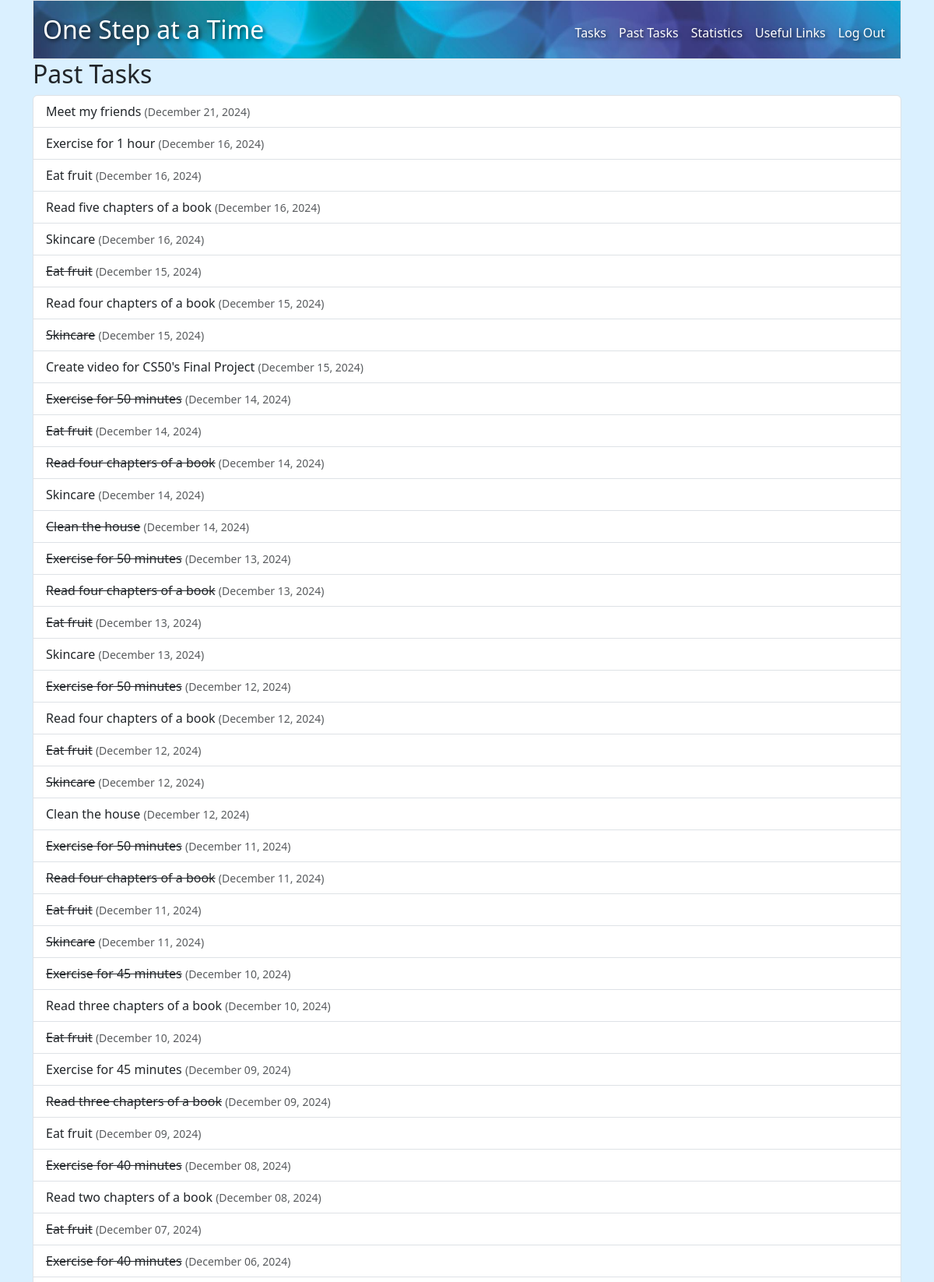
/past_tasks (signed in, upper part), run on the app's committed database.
### tables this page shows
CREATE TABLE tasks (
    id INTEGER PRIMARY KEY AUTOINCREMENT,
    user_id INTEGER NOT NULL,
    description TEXT NOT NULL,
    due_date DATE NOT NULL,
    completed BOOLEAN DEFAULT 0,
    FOREIGN KEY (user_id) REFERENCES users (id)
);

### app.py (the view)
@app.route("/past_tasks", methods=["GET"])
@login_required
def past_tasks():
    tasks = db.execute("SELECT * FROM tasks WHERE user_id = ? ORDER BY due_date DESC",
                       session["user_id"])
    today = date.today()
    past_tasks = []
    for task in tasks:
        due_date = date.fromisoformat(task["due_date"])
        if due_date < today:
            formatted_due_date = due_date.strftime("%B %d, %Y")
            task["formatted_due_date"] = formatted_due_date
            past_tasks.append(task)
    return render_template("past_tasks.html", past_tasks=past_tasks)

### app.py (called while the page is built)
def login_required(f):
    @wraps(f)
    def decorated_function(*args, **kwargs):
        if session.get("user_id") is None:
            return redirect("/login")
        return f(*args, **kwargs)
    return decorated_function

### templates/past_tasks.html (shortened to what this page needs)
{% extends "layout.html" %}
{% block content %}
    <h2>Past Tasks</h2>
    {% if past_tasks %}
        <ul class="list-group mb-4">
            {% for task in past_tasks %}
                <li class="list-group-item d-flex justify-content-between align-items-center">
                    <div>
                        {% if task.completed %}
                            <del>{{ task.description }}</del>
                            <small class="date text-muted">({{ task.formatted_due_date }})</small>
                        {% else %}
                            {{ task.description }}
                            <small class="date text-muted">({{ task.formatted_due_date }})</small>
                        {% endif %}
                    </div>
                </li>
            {% endfor %}
        </ul>
    {% else %}
        <p class="text-muted">No past tasks to display.</p>
    {% endif %}
{% endblock %}

### templates/layout.html (shortened to what this page needs)
<!DOCTYPE html>
<html lang="en">
    <head>
        <link href="https://cdn.jsdelivr.net/npm/bootstrap@5.3.3/dist/css/bootstrap.min.css" rel="stylesheet">
        <link href="/static/styles.css" rel="stylesheet">
    </head>
    <body>
        <div class="container">
            <nav class="bg-light border navbar navbar-expand-md navbar-light">
                <div class="container-fluid">
                    <a class="navbar-brand" href="/" style="font-size: 2rem;">One Step at a Time</a>
                    <div class="collapse navbar-collapse" id="navbar">
                        {% if session["user_id"] %}
                            <ul class="navbar-nav ms-auto mt-2">
                                <li class="nav-item"><a class="nav-link" href="/tasks">Tasks</a></li>
                                <li class="nav-item"><a class="nav-link" href="/past_tasks">Past Tasks</a></li>
                                <li class="nav-item"><a class="nav-link" href="/statistics">Statistics</a></li>
                                <li class="nav-item"><a class="nav-link" href="/useful_links">Useful Links</a></li>
                                <li class="nav-item"><a class="nav-link" href="/logout">Log Out</a></li>
                            </ul>
                        {% else %}
                            <ul class="navbar-nav ms-auto mt-2">
                                <li class="nav-item"><a class="nav-link" href="/register">Register</a></li>
                                <li class="nav-item"><a class="nav-link" href="/login">Log In</a></li>
                            </ul>
                        {% endif %}
                    </div>
                </div>
            </nav>
            {% block content %}
            {% endblock %}
        </div>
    </body>

### static/styles.css (style rules this page uses)
.navbar { background-image: url('/static/background.jpg'); background-size: cover; background-position: center; }
.navbar-brand { text-shadow: 2px 2px 5px rgba(0, 0, 0, 0.7); color: white; }
.nav-item .nav-link { text-shadow: 2px 2px 5px rgba(0, 0, 0, 0.7); color: white; }
body { background-color: #DAF0FF; }
a { text-decoration: none; color: #067FD0; }

### data on the page
tasks: description "Meet my friends", formatted_due_date "December 21, 2024"
tasks: description "Exercise for 1 hour", formatted_due_date "December 16, 2024"
tasks: description "Eat fruit", formatted_due_date "December 16, 2024"
tasks: description "Read five chapters of a book", formatted_due_date "December 16, 2024"
tasks: description "Skincare", formatted_due_date "December 16, 2024"
tasks: description "Eat fruit", formatted_due_date "December 15, 2024"
tasks: description "Read four chapters of a book", formatted_due_date "December 15, 2024"
tasks: description "Skincare", formatted_due_date "December 15, 2024"
tasks: description "Create video for CS50's Final Project", formatted_due_date "December 15, 2024"
tasks: description "Exercise for 50 minutes", formatted_due_date "December 14, 2024"
tasks: description "Eat fruit", formatted_due_date "December 14, 2024"
tasks: description "Read four chapters of a book", formatted_due_date "December 14, 2024"
tasks: description "Skincare", formatted_due_date "December 14, 2024"
tasks: description "Clean the house", formatted_due_date "December 14, 2024"
tasks: description "Exercise for 50 minutes", formatted_due_date "December 13, 2024"
tasks: description "Read four chapters of a book", formatted_due_date "December 13, 2024"
tasks: description "Eat fruit", formatted_due_date "December 13, 2024"
tasks: description "Skincare", formatted_due_date "December 13, 2024"
tasks: description "Exercise for 50 minutes", formatted_due_date "December 12, 2024"
tasks: description "Read four chapters of a book", formatted_due_date "December 12, 2024"
tasks: description "Eat fruit", formatted_due_date "December 12, 2024"
tasks: description "Skincare", formatted_due_date "December 12, 2024"
tasks: description "Clean the house", formatted_due_date "December 12, 2024"
tasks: description "Exercise for 50 minutes", formatted_due_date "December 11, 2024"
tasks: description "Read four chapters of a book", formatted_due_date "December 11, 2024"
tasks: description "Eat fruit", formatted_due_date "December 11, 2024"
tasks: description "Skincare", formatted_due_date "December 11, 2024"
tasks: description "Exercise for 45 minutes", formatted_due_date "December 10, 2024"
tasks: description "Read three chapters of a book", formatted_due_date "December 10, 2024"
tasks: description "Eat fruit", formatted_due_date "December 10, 2024"
tasks: description "Exercise for 45 minutes", formatted_due_date "December 09, 2024"
tasks: description "Read three chapters of a book", formatted_due_date "December 09, 2024"
tasks: description "Eat fruit", formatted_due_date "December 09, 2024"
tasks: description "Exercise for 40 minutes", formatted_due_date "December 08, 2024"
tasks: description "Read two chapters of a book", formatted_due_date "December 08, 2024"
tasks: description "Eat fruit", formatted_due_date "December 07, 2024"
tasks: description "Exercise for 40 minutes", formatted_due_date "December 06, 2024"
